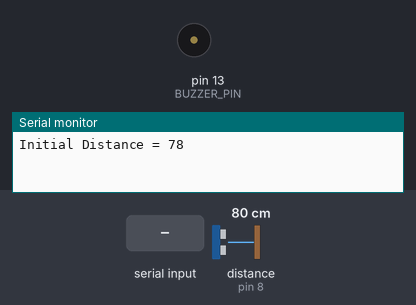
Simulated run of this sketch. Board: Arduino Uno, built with avr-gcc and run on an emulated ATmega328P. On the bench: buzzer (waves = sounding, pin HIGH), the last lines printed to the serial monitor. Wiring (inferred from the names in the program): ultrasonic range finder: trigger pin 9; echo pin 8. The inputs (shaded band) are chosen by the test bench; at power-on: distance to the obstacle (sensor on pin 8) 80 cm. The echo pulse lasts 58.3 µs per cm; pins used as bus, display or sensor lines are not drawn.

Above: at 1.2 s.
1.3 s: "1\n" received over Serial
3.0 s: distance to the obstacle (sensor on pin 8) set to 75 cm
5.3 s: distance to the obstacle (sensor on pin 8) set to 68 cm
At 7.1 s:
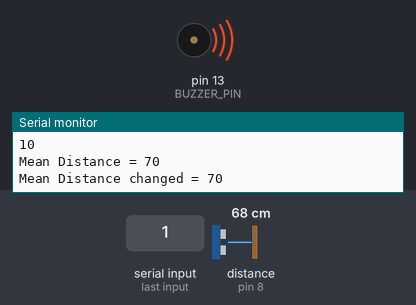
8.3 s: byte 114 ('r') received over Serial
10.1 s: byte 98 ('b') received over Serial
12.3 s: "0\n" received over Serial
At 13.4 s:
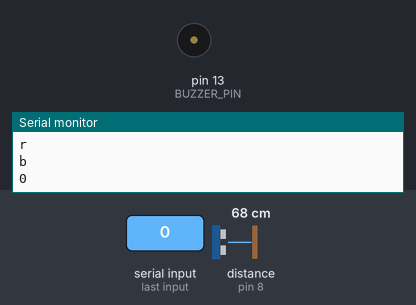
Timing chart, 0 to 14.8 s (numbered marks = the images above; inputs shaded):
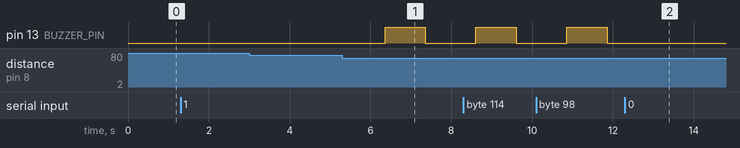

The sketch:

Design_Project_TestCode_BT2_S1_R_B.ino
```cpp
#define TRIG_PIN 9
#define ECHO_PIN 8
#define BUZZER_PIN 13

long initialDistance, currentDistance;
long Total_Distance = 0;
int loop_no = 0;
int error = 3;

bool Device_State;
bool Buzzer_State = false;
bool Reset_State =  false;

char Incoming_value = 0;

int readDistanceCM() {
  digitalWrite(TRIG_PIN, LOW);
  delayMicroseconds(2);
  digitalWrite(TRIG_PIN, HIGH);
  delayMicroseconds(10);
  digitalWrite(TRIG_PIN, LOW);

  int duration = pulseIn(ECHO_PIN, HIGH);
  int distance = duration * 0.034 / 2;
  return distance;
}

// Function to control the buzzer
void controlBuzzer() {

  digitalWrite(BUZZER_PIN, HIGH);
  delay(1000); // Increase the delay to make the buzzer sound audible
  digitalWrite(BUZZER_PIN, LOW);
  delay(1000); // Delay between buzzer on/off states
}

void setup() {
  Serial.begin(9600);
  pinMode(TRIG_PIN, OUTPUT);
  pinMode(ECHO_PIN, INPUT);
  pinMode(BUZZER_PIN, OUTPUT);

  // Get initial distance
  digitalWrite(TRIG_PIN, LOW);
  delayMicroseconds(2);
  digitalWrite(TRIG_PIN, HIGH);
  delayMicroseconds(10);
  digitalWrite(TRIG_PIN, LOW);

  initialDistance = pulseIn(ECHO_PIN, HIGH) * 0.017;

  Serial.print("Initial Distance = ");
  Serial.println(initialDistance);
}

void loop() {
  if (Serial.available() > 0) {
    Incoming_value = Serial.read();
    Serial.print(Incoming_value);
    Serial.print("\n");
    if (Incoming_value == '1') {
        Device_State = true;
    } else if (Incoming_value == '0') {
        Device_State = false;
        Buzzer_State = false;
    } else if (Incoming_value == 'r') {
        Reset_State = true;
    } else if (Incoming_value == 'b'){
      Buzzer_State = false;
    }
  }

  if (Reset_State == true){
      // Get initial distance
    digitalWrite(TRIG_PIN, LOW);
    delayMicroseconds(2);
    digitalWrite(TRIG_PIN, HIGH);
    delayMicroseconds(10);
    digitalWrite(TRIG_PIN, LOW);

    initialDistance = pulseIn(ECHO_PIN, HIGH) * 0.017;

    Serial.print("Initial Distance = ");
    Serial.println(initialDistance);
    Reset_State = false;
  }

  if (Device_State == true) {
    if (Buzzer_State == false) {
      int distance = readDistanceCM();

      Serial.print("Distance = ");
      Serial.println(distance);

      Total_Distance = Total_Distance + distance;
      loop_no = loop_no + 1;
      Serial.println(loop_no);

      if (loop_no == 10) {
        long Mean_Distance = Total_Distance / loop_no;

        Serial.print("Mean Distance = ");
        Serial.println(Mean_Distance);

        if ((initialDistance + error) >= Mean_Distance && (initialDistance - error) <= Mean_Distance) {
          Serial.print("Mean Distance = ");
          Serial.println(Mean_Distance);
        } else if ((initialDistance - error) >= Mean_Distance) {
          Serial.print("Mean Distance changed = ");
          Serial.println(Mean_Distance);

          Buzzer_State = true;
        }
        loop_no = 0;
        Total_Distance = 0;
      }
    }

    if (Buzzer_State == true) {
      controlBuzzer(); // Call the function to control the buzzer

      if (Serial.available() > 0) {
        Incoming_value = Serial.read();
        Serial.print(Incoming_value);
        Serial.print("\n");
        if (Incoming_value == '0') {
          Device_State = false;
          Buzzer_State = false;
        }
      }
    }
  }

  delay(250); // Adjust the delay between distance measurements as per your requirements
}
```

Measured:
- the behaviour switches between 72 and 71 cm on distance to the obstacle (sensor on pin 8) (found by bisection; images 0 and 1)
- after the input at 12.3 s, pin 13 (BUZZER_PIN): stays LOW (without the input it goes to HIGH after 0.81 s)
